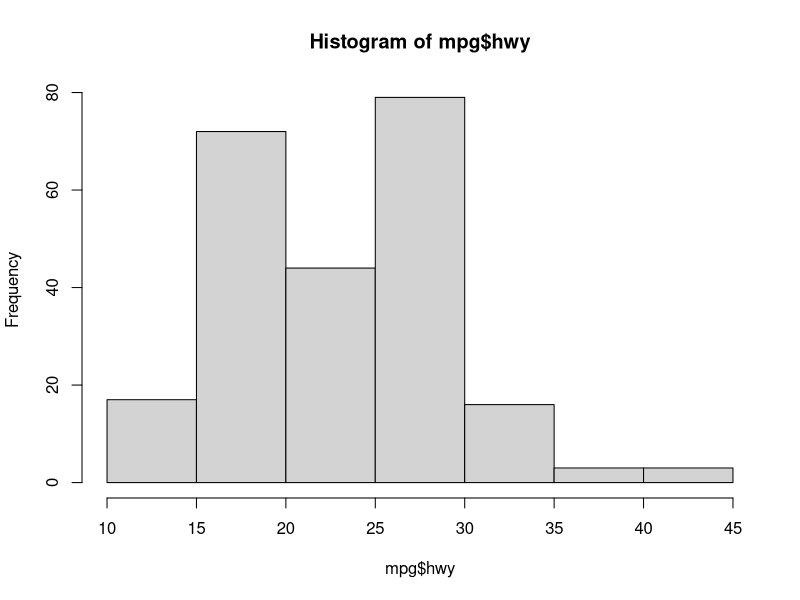
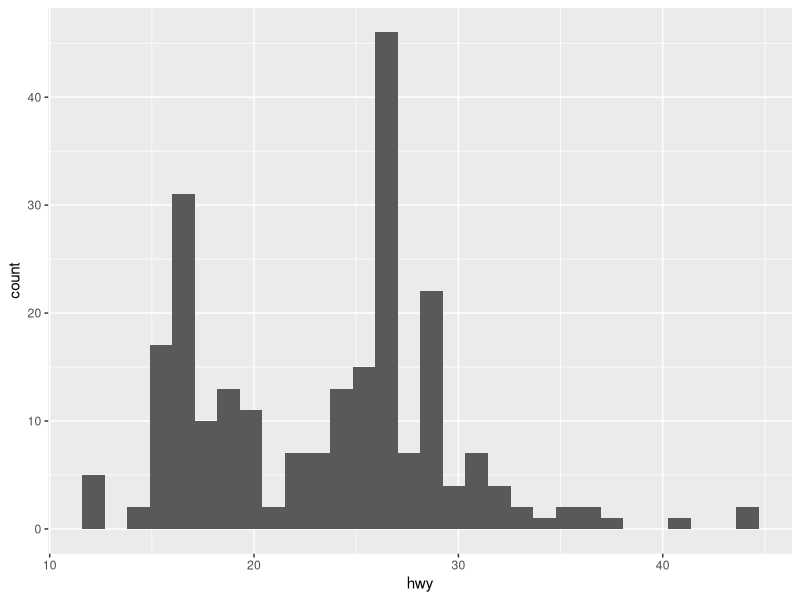
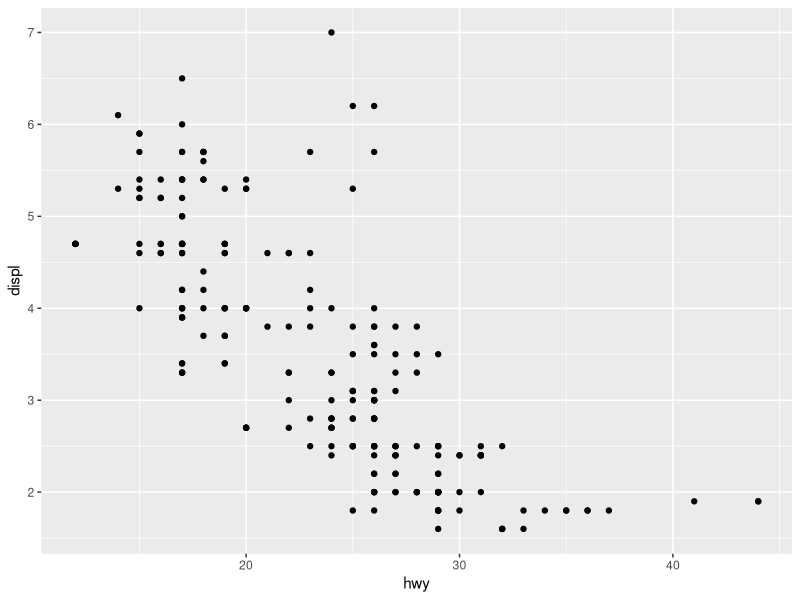
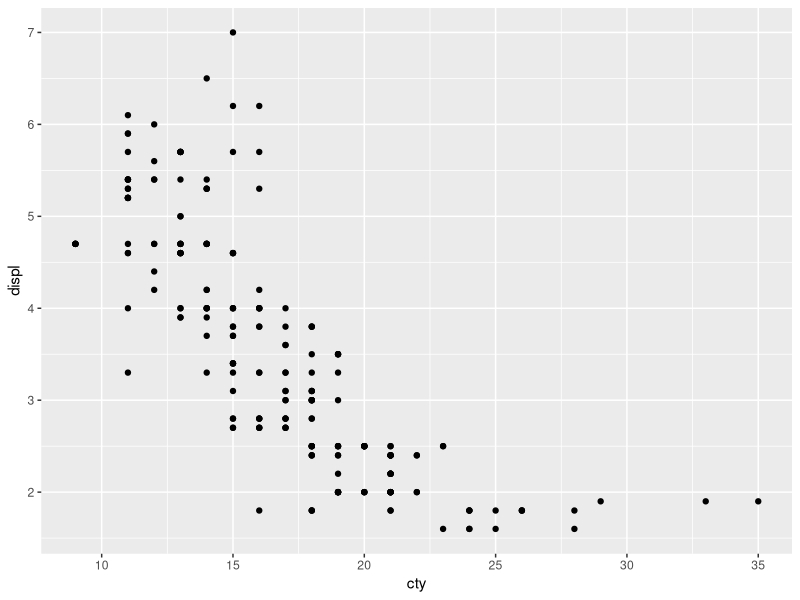
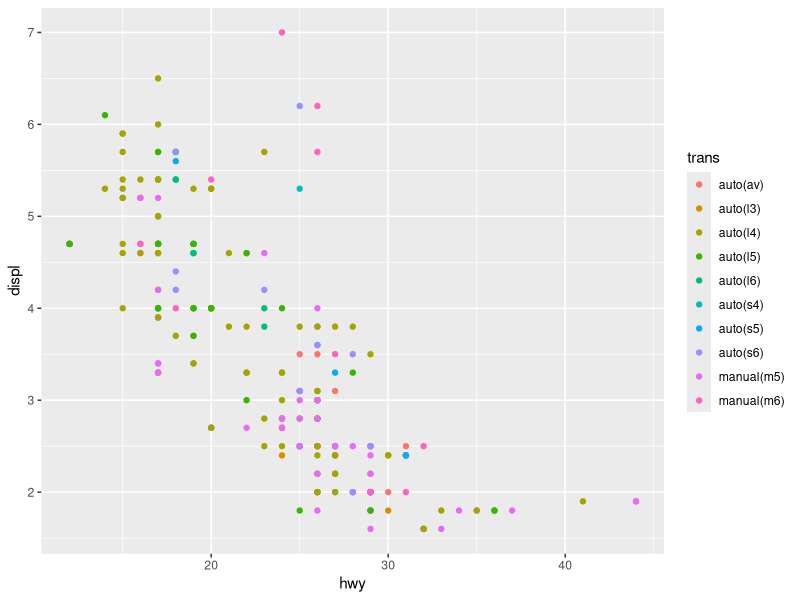
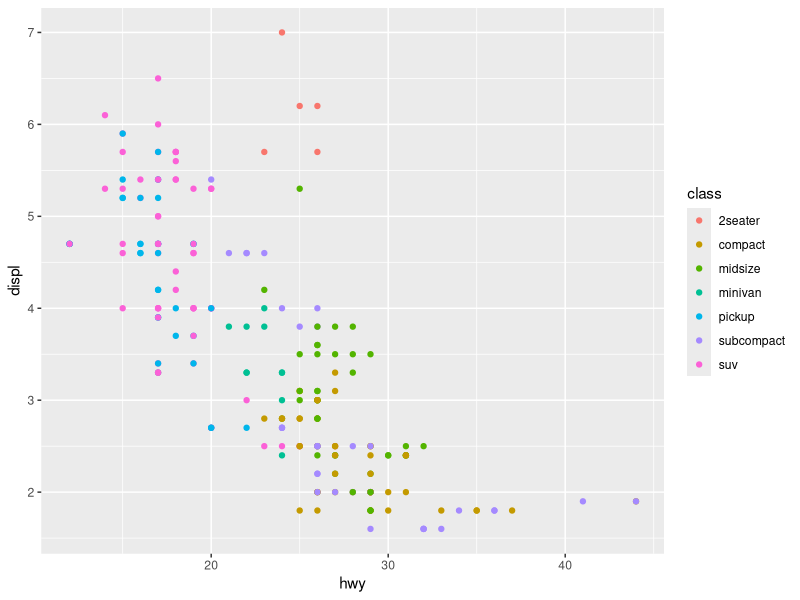
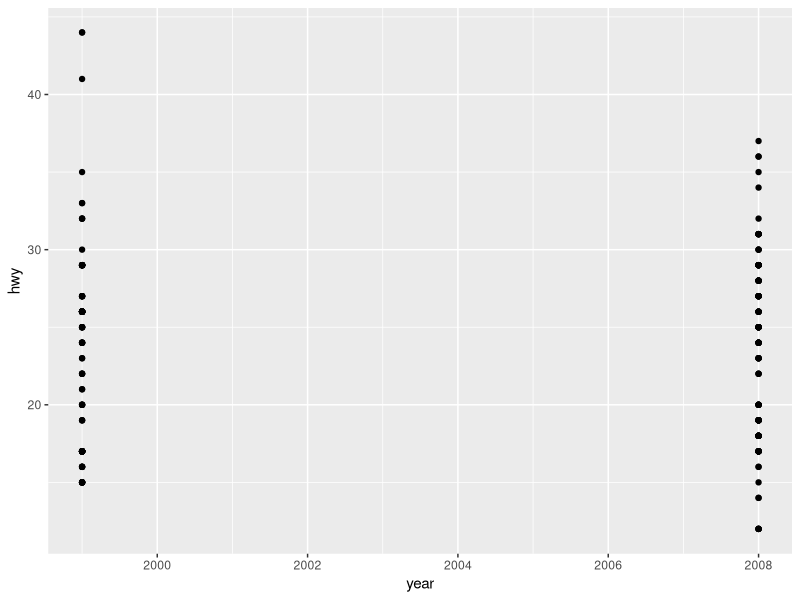
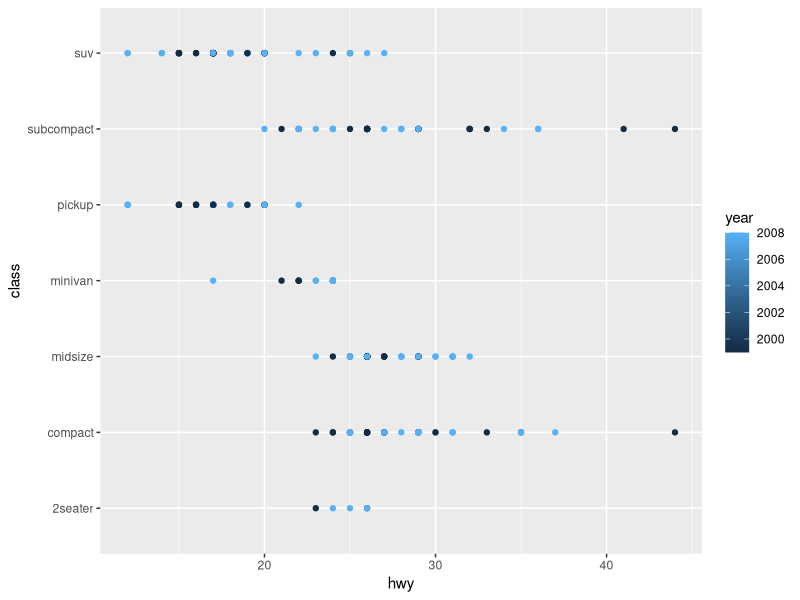

R code for these plots, in order:
## ---- chunk 1
library(ggplot2)
## ---- chunk 2
head(mpg)
## ---- chunk 3
summary(mpg$hwy)
summary(mpg$cty)
## ---- chunk 4
hist(mpg$hwy)
## ---- chunk 5
ggplot(mpg) + geom_histogram(aes(x=hwy))
## ---- chunk 6
ggplot(mpg) + geom_point(aes(x=hwy, y=displ))
## ---- chunk 7
ggplot(mpg) + geom_point(aes(x=cty, y=displ))

## ---- chunk 8
ggplot(mpg) + geom_point(aes(x=hwy, y=displ, color=trans))
## ---- chunk 9
ggplot(mpg) + geom_point(aes(x=hwy, y=displ, color=class))
## ---- chunk 10
ggplot(mpg) + geom_point(aes(x=year, y=hwy))
## ---- chunk 11
table(mpg$year)
## ---- chunk 12
ggplot(mpg) + geom_point(aes(x=hwy, y=class, color=year))
## ---- chunk 13
ggplot(mpg) + geom_point(aes(x=hwy, y=class, color=as.factor(year)))
## ---- chunk 14
ggplot(mpg) + geom_boxplot(aes(y=hwy, x=class))
## ---- chunk 15
ggplot(mpg) + geom_boxplot(aes(y=hwy, x=class)) + coord_flip()
## ---- chunk 16
ggplot(mpg) + geom_boxplot(aes(y=hwy, x=class)) + geom_point(aes(x=class, y=hwy, color=as.factor(year)))
## ---- chunk 17
ggplot(mpg) + geom_boxplot(aes(y=hwy, x=class)) + geom_jitter(aes(x=class, y=hwy, color=as.factor(year)))
## ---- chunk 18
ggplot(mpg) + geom_jitter(aes(x=class, y=hwy, color=as.factor(year))) + geom_boxplot(aes(y=hwy, x=class))
## ---- chunk 19
ggplot(mpg) + geom_point(aes(x=hwy, y=displ)) + facet_wrap(~ class)
## ---- chunk 20
ggplot(mpg) + geom_point(aes(x=hwy, y=displ)) + facet_wrap(~ year)
## ---- chunk 21
ggplot(mpg) + geom_point(aes(x=hwy, y=displ, color=as.factor(year)))
## ---- chunk 22
ggplot(mpg) + geom_point(aes(x=hwy, y=displ, color=as.factor(year))) + geom_smooth(aes(x=hwy, y=displ, color=as.factor(year)))
